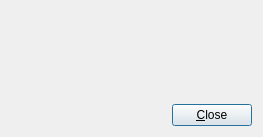
<?xml version="1.0" encoding="UTF-8"?>
<ui version="4.0">
 <class>AboutDialog</class>
 <widget class="QDialog" name="AboutDialog">
  <property name="geometry">
   <rect>
    <x>0</x>
    <y>0</y>
    <width>263</width>
    <height>137</height>
   </rect>
  </property>
  <property name="windowTitle">
   <string>About HaveClip</string>
  </property>
  <layout class="QVBoxLayout" name="verticalLayout">
   <item>
    <widget class="QLabel" name="textLabel">
     <property name="text">
      <string/>
     </property>
    </widget>
   </item>
   <item>
    <layout class="QHBoxLayout" name="horizontalLayout">
     <item>
      <spacer name="horizontalSpacer">
       <property name="orientation">
        <enum>Qt::Horizontal</enum>
       </property>
       <property name="sizeHint" stdset="0">
        <size>
         <width>40</width>
         <height>20</height>
        </size>
       </property>
      </spacer>
     </item>
     <item>
      <widget class="QPushButton" name="closeButton">
       <property name="text">
        <string>&amp;Close</string>
       </property>
      </widget>
     </item>
    </layout>
   </item>
  </layout>
 </widget>
 <resources/>
 <connections>
  <connection>
   <sender>closeButton</sender>
   <signal>clicked()</signal>
   <receiver>AboutDialog</receiver>
   <slot>accept()</slot>
   <hints>
    <hint type="sourcelabel">
     <x>360</x>
     <y>155</y>
    </hint>
    <hint type="destinationlabel">
     <x>206</x>
     <y>105</y>
    </hint>
   </hints>
  </connection>
 </connections>
</ui>
